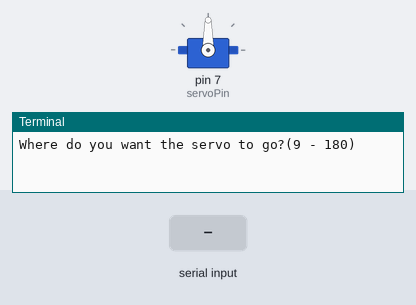
Simulated run of this program. Board: Raspberry Pi (header pin numbers). Shown: servo, the last lines printed to the terminal. The test bench sets the inputs (shaded band). Servo angles are drawn from the pulse width (0.5 ms = 0°, 2.5 ms = 180°).

Above: at 1.2 s.
1.3 s: "5" typed at the terminal, then Enter
At 1.7 s:
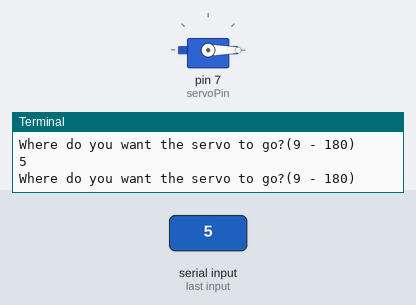
2.8 s: "200" typed at the terminal, then Enter
At 4.0 s:
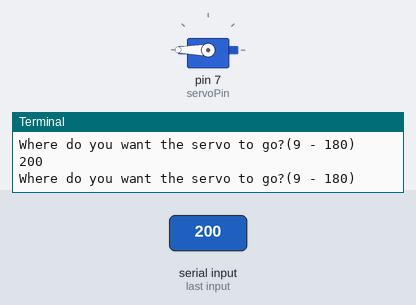
4.3 s: "1" typed at the terminal, then Enter
At 5.2 s:
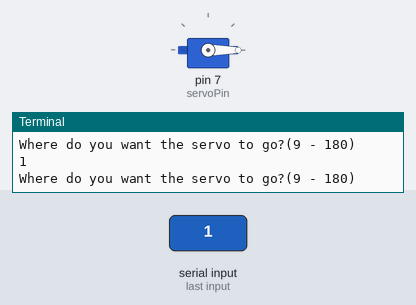
Timing chart, 0 to 7.3 s (numbered marks = the images above; inputs shaded):
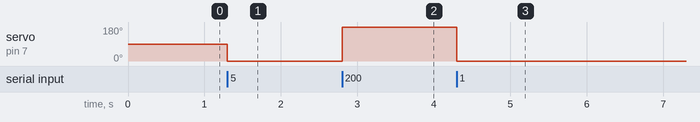

The program:

servo1.2.py
```python
#!/usr/bin/python3

import RPi.GPIO as GPIO
GPIO.setmode(GPIO.BOARD)

servoPin = 7
GPIO.setup(servoPin, GPIO.OUT)

pwm = GPIO.PWM(servoPin, 50)

pwm.start(7.5)

for i in range(0, 20):
    desiredPosition = input("Where do you want the servo to go?(9 - 180) ")
    DC = float(1/18)*float(desiredPosition)+2
    pwm.ChangeDutyCycle(DC)

# while(1):
#     # Servo movement
#     position=input("How far do you want to move the servo?(2.5 - 12.5) ")
#     pwm.ChangeDutyCycle(float(position))

pwm.stop()
GPIO.cleanup()
```

Measured:
- after the input at 1.3 s, servo on pin 7 (servoPin): 90° → 0° at once
- after the input at 2.8 s, servo on pin 7 (servoPin): 0° → 180° at once
- after the input at 4.3 s, servo on pin 7 (servoPin): 180° → 0° at once
